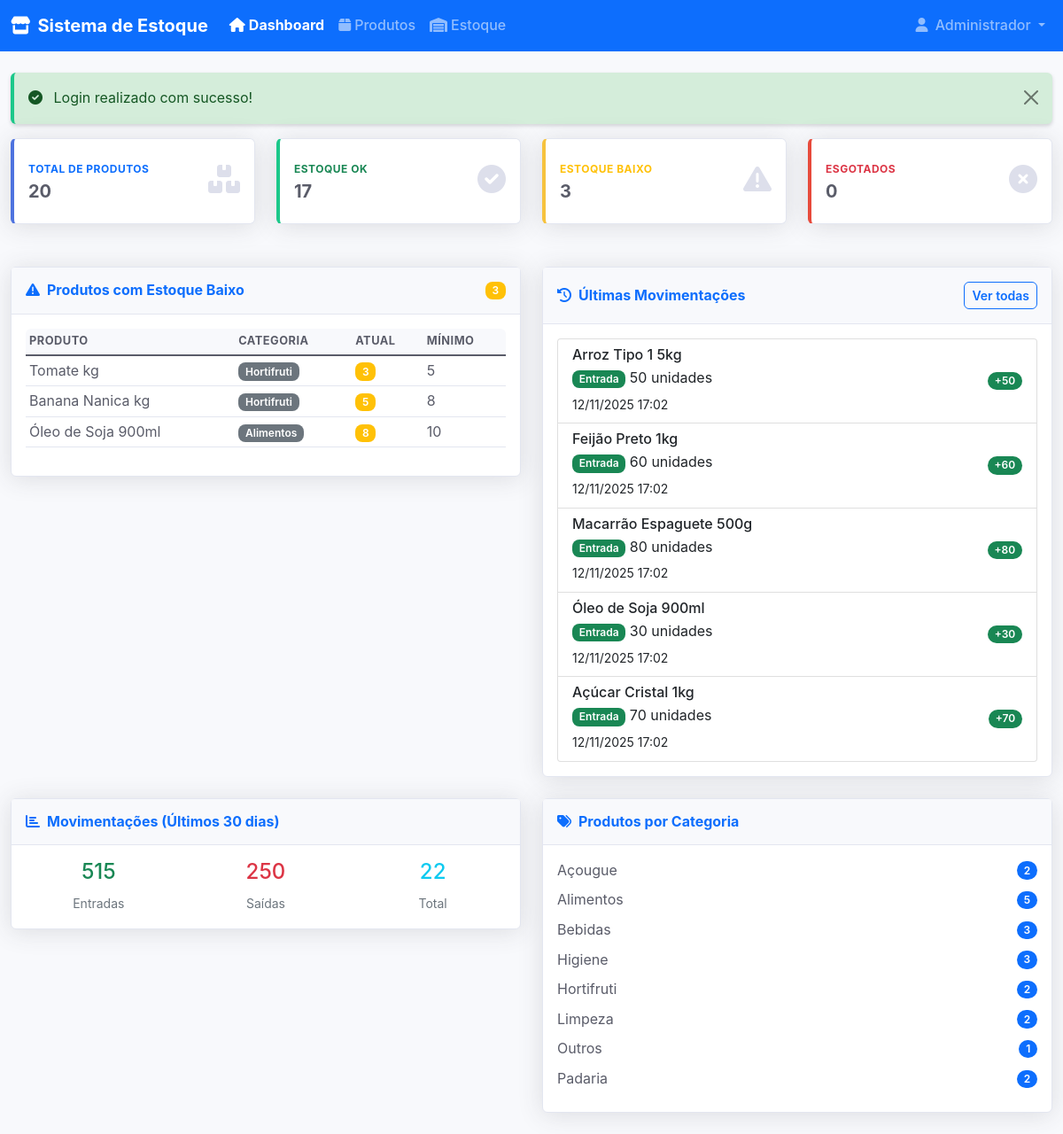
The app's page /index.php?action=home (signed in) with its own data.
### tables this page shows
CREATE TABLE produtos (
    id INT PRIMARY KEY AUTO_INCREMENT,
    nome VARCHAR(100) NOT NULL,
    codigo_barras VARCHAR(50) UNIQUE,
    categoria VARCHAR(50) NOT NULL,
    marca VARCHAR(50),
    preco_custo DECIMAL(10,2),
    preco_venda DECIMAL(10,2),
    estoque_atual INT NOT NULL DEFAULT 0,
    estoque_minimo INT NOT NULL DEFAULT 10,
    data_cadastro DATETIME DEFAULT CURRENT_TIMESTAMP
);

CREATE TABLE movimentacoes (
    id INT PRIMARY KEY AUTO_INCREMENT,
    produto_id INT NOT NULL,
    usuario_id INT NOT NULL,
    tipo ENUM('entrada', 'saida') NOT NULL,
    quantidade INT NOT NULL,
    data_movimentacao DATE NOT NULL,
    data_registro DATETIME DEFAULT CURRENT_TIMESTAMP,
    observacao TEXT,
    FOREIGN KEY (produto_id) REFERENCES produtos(id) ON DELETE CASCADE,
    FOREIGN KEY (usuario_id) REFERENCES usuarios(id) ON DELETE CASCADE
);

### app/views/home.php (the view, shortened to what the rows shown need)
<!DOCTYPE html>
<html lang="pt-BR">
<head>
    <link href="https://cdn.jsdelivr.net/npm/bootstrap@5.1.3/dist/css/bootstrap.min.css" rel="stylesheet">
    <link href="https://cdnjs.cloudflare.com/ajax/libs/font-awesome/6.0.0/css/all.min.css" rel="stylesheet">
    <link href="css/style.css" rel="stylesheet">
</head>
<body>
    <div class="container-fluid mt-4">
        <div class="row">
            <div class="col-xl-6 col-lg-6">
                <div class="card shadow mb-4">
                    <div class="card-body">
                        <?php if (empty($dadosDashboard['produtos_estoque_baixo'])): ?>
                            <div class="text-center text-muted">
                                <i class="fas fa-check-circle fa-3x mb-3"></i>
                                <p>Todos os produtos estão com estoque adequado!</p>
                            </div>
                        <?php else: ?>
                            <div class="table-responsive">
                                <table class="table table-sm">
                                    <thead>
                                        <tr>
                                            <th>Produto</th>
                                            <th>Categoria</th>
                                            <th>Atual</th>
                                            <th>Mínimo</th>
                                        </tr>
                                    </thead>
                                    <tbody>
                                        <?php foreach (array_slice($dadosDashboard['produtos_estoque_baixo'], 0, 5) as $produto): ?>
                                            <tr>
                                                <td><?= htmlspecialchars($produto['nome'], ENT_QUOTES, 'UTF-8') ?></td>
                                                <td>
                                                    <span class="badge bg-secondary"><?= htmlspecialchars($produto['categoria'], ENT_QUOTES, 'UTF-8') ?></span>
                                                </td>
                                                <td>
                                                    <span class="badge bg-<?= $produto['estoque_atual'] == 0 ? 'danger' : 'warning' ?>">
                                                        <?= $produto['estoque_atual'] ?>
                                                    </span>
                                                </td>
                                                <td><?= $produto['estoque_minimo'] ?></td>
                                            </tr>
                                        <?php endforeach; ?>
                                    </tbody>
                                </table>
                            </div>
                        <?php endif; ?>
                    </div>
                </div>
            </div>
            <div class="col-xl-6 col-lg-6">
                <div class="card shadow mb-4">
                    <div class="card-body">
                        <?php if (empty($dadosDashboard['ultimas_movimentacoes'])): ?>
                            <div class="text-center text-muted">
                                <i class="fas fa-inbox fa-3x mb-3"></i>
                                <p>Nenhuma movimentação registrada.</p>
                            </div>
                        <?php else: ?>
                            <div class="list-group">
                                <?php foreach (array_slice($dadosDashboard['ultimas_movimentacoes'], 0, 5) as $mov): ?>
                                    <div class="list-group-item d-flex justify-content-between align-items-center">
                                        <div>
                                            <h6 class="mb-1"><?= htmlspecialchars($mov['produto_nome'], ENT_QUOTES, 'UTF-8') ?></h6>
                                            <p class="mb-1">
                                                <span class="badge bg-<?= $mov['tipo'] == 'entrada' ? 'success' : 'danger' ?>">
                                                    <?= ucfirst($mov['tipo']) ?>
                                                </span>
                                                <?= $mov['quantidade'] ?> unidades
                                            </p>
                                            <small><?= HomeController::formatarDataHora($mov['data_registro']) ?></small>
                                        </div>
                                        <span class="badge bg-<?= $mov['tipo'] == 'entrada' ? 'success' : 'danger' ?> rounded-pill">
                                            <?= $mov['tipo'] == 'entrada' ? '+' : '-' ?><?= $mov['quantidade'] ?>
                                        </span>
                                    </div>
                                <?php endforeach; ?>
                            </div>
                        <?php endif; ?>
                    </div>
                </div>
            </div>
        </div>
    </div>
</body>
</html>

### records on screen
produtos: nome "Tomate kg", categoria "Hortifruti", estoque_atual "3", estoque_minimo "5"
produtos: nome "Banana Nanica kg", categoria "Hortifruti", estoque_atual "5", estoque_minimo "8"
produtos: nome "Óleo de Soja 900ml", categoria "Alimentos", estoque_atual "8", estoque_minimo "10"
movimentacoes: produto.nome "Arroz Tipo 1 5kg", tipo "Entrada", quantidade "50", data_registro "12/11/2025 17:02"
movimentacoes: produto.nome "Feijão Preto 1kg", tipo "Entrada", quantidade "60", data_registro "12/11/2025 17:02"
movimentacoes: produto.nome "Macarrão Espaguete 500g", tipo "Entrada", quantidade "80", data_registro "12/11/2025 17:02"
movimentacoes: produto.nome "Óleo de Soja 900ml", tipo "Entrada", quantidade "30", data_registro "12/11/2025 17:02"
movimentacoes: produto.nome "Açúcar Cristal 1kg", tipo "Entrada", quantidade "70", data_registro "12/11/2025 17:02"

### other values on screen
LoginController::getUsuarioLogado()['nome'] "Administrador"
$messages['sucesso'] "Login realizado com sucesso!"
$dadosDashboard['status_estoque']['total_produtos'] "20"
$dadosDashboard['status_estoque']['estoque_ok'] "17"
$dadosDashboard['status_estoque']['estoque_baixo'] "3"
$dadosDashboard['status_estoque']['esgotados'] "0"
count($dadosDashboard['produtos_estoque_baixo']) "3"
$dadosDashboard['estatisticas_movimentacao']['total_entradas'] "515"
$dadosDashboard['estatisticas_movimentacao']['total_saidas'] "250"
$dadosDashboard['estatisticas_movimentacao']['total_movimentacoes'] "22"
$categoria['categoria'] "Açougue"
$categoria['total'] "2"
$categoria['categoria'] "Alimentos"
$categoria['total'] "5"
$categoria['categoria'] "Bebidas"
